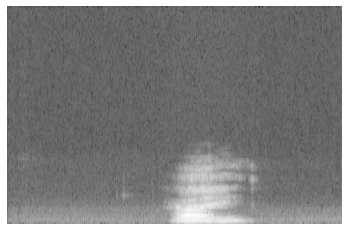
#> input picture halohai/specgram/hai/0.jpg, 349 x 231 px; its folder holds only this picture in this run
$ jupyter execute --allow-errors halohai_glcm.ipynb   (shell and % lines are left out)   (older library calls are emulated)
#> lines starting #> are read from the running program, lines starting #| are printed output that depends on the picture
[cell 1]
#!pip install sounddevice
import pandas as pd
import numpy as np
from skimage.feature import greycomatrix, greycoprops
import matplotlib.pyplot as plt
from sklearn.linear_model import LogisticRegression
from sklearn.model_selection import train_test_split
import sounddevice as sd
from PIL import Image

[cell 2]
#steps:
#1 siapkan rekaman
#2 ambil spektrogram dari masing2 rekaman
#3 ambil nilai glcm dari semua spektogram, simpan di 1 csv
#4 csv tadi jadi dataset, lalu linear regression

[cell 3]
from pydub import AudioSegment
import audiosegment

[cell 4]
import matplotlib.pyplot as plot
import wave
import os
from scipy.io import wavfile

dataset='./dataset'
#> (the rest of this cell did not finish here and is left out)

[cell 5]
df=[]
dataset="./specgram"
for folders in os.listdir(dataset):
    for files in os.listdir(dataset+'/'+folders):
         print('processing: '+folders+': '+files)
         image=Image.open(dataset+'/'+folders+'/'+files)
#> image is the input picture: PIL image 349x231 RGB; min 40, max 255, mean 126.2
         arr_grey = np.array(image.convert('L'))
         #print(arr_grey)
         glcm = greycomatrix(arr_grey, distances=[1], angles=[0], levels=256, symmetric=True, normed=True)
         #print(glcm[:,:,0,0])
         cont = greycoprops(glcm, 'contrast')
#> cont = [170.6]
         diss = greycoprops(glcm, 'dissimilarity')
#> diss = [5.96]
         homo = greycoprops(glcm, 'homogeneity')
#> homo = [0.227]
         eng = greycoprops(glcm, 'energy')
#> eng = [0.0748]
         corr = greycoprops(glcm, 'correlation')
#> corr = [0.962]
         ASM = greycoprops(glcm, 'ASM')
#> ASM = [0.00559]
         print("Kontras: ");print(cont)
         print("Ketidaksamaan (entropi)");print(diss)
         print("Homogenitas");print(homo)
         print("Energi");print(eng)
         print("korelasi");print(corr)
         print("ASM");print(ASM)
         df.append([files,cont,diss,homo,eng,corr,ASM,folders])

[cell 6]
df=pd.DataFrame(df,columns=['file','kontras','entropi','homogen','energi','korelasi','ASM','jenis'])
#> df = table of 2 rows and 8 columns

[cell 7]
df
#> Out = table of 2 rows and 8 columns

[cell 8]
data_halo=df[df['jenis'] == 'halo']
#> data_halo = table of 1 rows and 8 columns
data_hai=df[df['jenis'] == 'hai']
#> data_hai = table of 1 rows and 8 columns

[cell 9]
data_halo
#> Out = table of 1 rows and 8 columns

[cell 10]
data_hai
#> Out = table of 1 rows and 8 columns

[cell 11]
simple_data={'halo':[[]],'hai':[[]]}

[cell 12]
#oke jadi ini kita punya 6 fitur dari GLCM, for the sake of simplicity, kita pakai kontras dan entropi saja. Seharusnya pakai PCA untuk menentukan
#fitur mana yang di gunakan atau di ubah, tapi kita akan skip PCA dulu.

#kita coba kluster dulu

simple_data['halo']=data_halo[['kontras','entropi']]
simple_data['hai']=data_hai[['kontras','entropi']]

simple_data

[cell 13]
from mpl_toolkits import mplot3d
import matplotlib.pyplot as plt

fig = plt.figure()
ax = plt.axes()
ax.scatter(simple_data['halo']['kontras'], simple_data['halo']['entropi'])
ax.scatter(simple_data['hai']['kontras'], simple_data['hai']['entropi'], c='red')
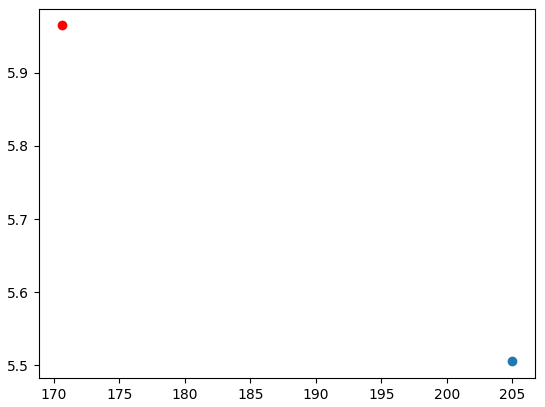
#> figure drawn by matplotlib, 1 panel

[cell 14]
df
x=df[['kontras','entropi']]
#> x = table of 2 rows and 2 columns
y=df['jenis']

[cell 15]
#not a good result, ga bisa di cluster dengan baik, keliatan sih garis pembatas kalo pake linear regression
#kita paksa coba aja pake knn ya

from sklearn.neighbors import KNeighborsClassifier

knn=KNeighborsClassifier(n_neighbors=5) #define K=1
knn.fit(x,y)
a=np.array([[150.0,5.2]])
#> (the rest of this cell did not finish here and is left out)

[cell 16]
#plot dimana sih si a
fig = plt.figure()
ax = plt.axes()
ax.scatter(simple_data['halo']['kontras'], simple_data['halo']['entropi'])
ax.scatter(simple_data['hai']['kontras'], simple_data['hai']['entropi'], c='red')
ax.scatter(150.0,5.2,c='green')
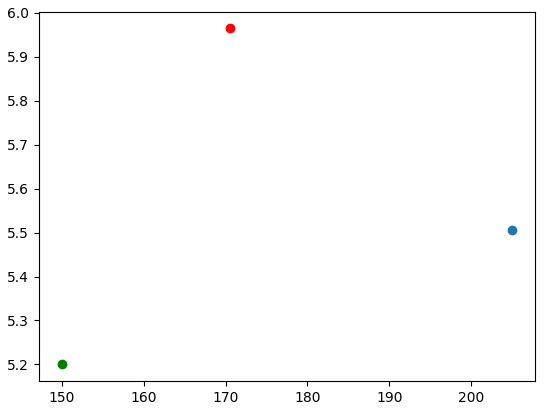
#> figure drawn by matplotlib, 1 panel
